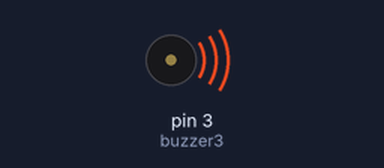
The sketch below on a simulated Arduino Uno, built with avr-gcc and run on an emulated ATmega328P. On the bench: buzzer (waves = sounding).

Above: at 0.15 s.
At 4.4 s:
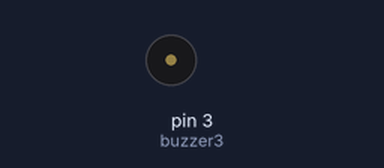
Timing chart, 0 to 5.8 s (numbered marks = the images above):
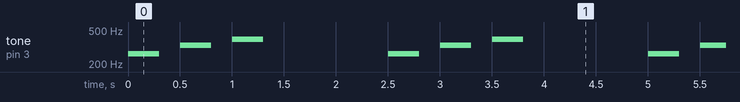

The sketch:

ders_2_buzzer_melodi.ino
```cpp
// BU KOD MUCİT AKADEMİSİ İÇİN EMRE DEMİRÖZ HOCA TARAFINDAN HAZIRLANMIŞTIR.
// Ders 2 - Buzzer Melodi
// Amac: D3 pinine bagli buzzer ile basit sesler calmak.
// tone komutu buzzer'dan ses cikarmak icin kullanilir.

int buzzer3 = 3; // Buzzer D3 pinine bagli.

void setup() {
  // Buzzer pinini cikis olarak ayarliyoruz.
  pinMode(buzzer3, OUTPUT);
}

void loop() {
  // Birinci ses calar.
  tone(buzzer3, 262);
  delay(300);
  noTone(buzzer3);
  delay(200);

  // Ikinci ses calar.
  tone(buzzer3, 330);
  delay(300);
  noTone(buzzer3);
  delay(200);

  // Ucuncu ses calar.
  tone(buzzer3, 392);
  delay(300);
  noTone(buzzer3);
  delay(200);

  // Melodi bittikten sonra biraz bekler.
  delay(1000);
}
```

Measured:
- by itself, tone on pin 3 (buzzer3): repeats every 2.5 s: silent 0.20 s, 330 Hz 0.30 s, silent 0.20 s, 392 Hz 0.30 s, silent 1.2 s, 262 Hz 0.30 s
